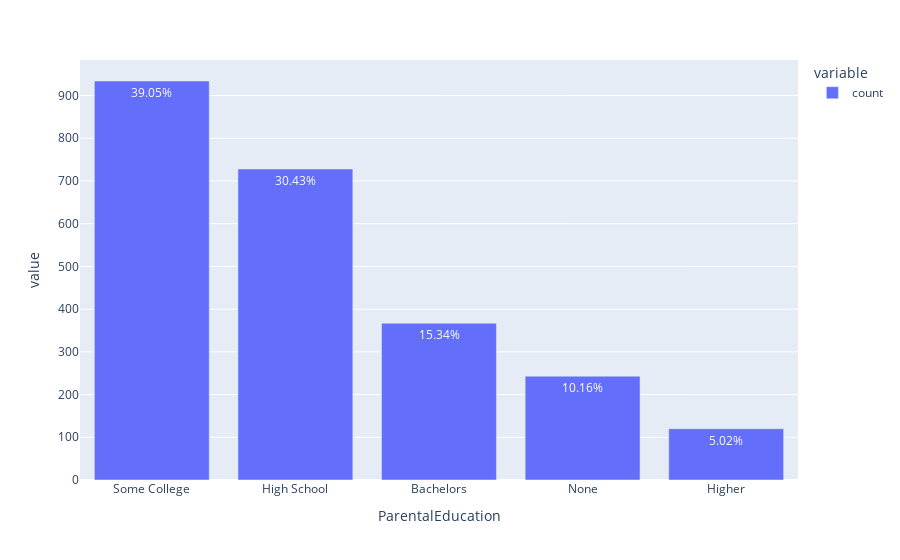

This figure's notebook cell:
### Markdown cell above
### Conclusion

-Caucasians **(50%)**, African Americans **(21%)**, Asians **(20%)**, and others **(9%)**. The dataset has no missing values in the 'Ethnicity' column.

### Code cell
# ParentalEducation: The education level of the parents, coded as follows:
# 0: None
# 1: High School
# 2: Some College
# 3: Bachelor's
# 4: Higher
ParentalEducation_labels = {0: 'None',1: 'High School',2: 'Some College',3: 'Bachelors',4: 'Higher'}
df = data['ParentalEducation'].value_counts().rename(index=ParentalEducation_labels)
df_percent = (df / df.sum()) * 100
fig = px.bar(df,text=df_percent.apply(lambda x: f'{x:.2f}%'))
fig.update_traces(texttemplate='%{text}', textposition='auto')
fig.show()

### Figure 1 — Plotly figure (JSON) as saved in the notebook; plotly's stock layout.template omitted (floating-point values rounded to 4 significant figures)
{"data": [{"alignmentgroup": "True", "hovertemplate": "variable=count<br>ParentalEducation=%{x}<br>value=%{y}<br>text=%{text}<extra></extra>", "legendgroup": "count", "marker": {"color": "#636efa", "pattern": {"shape": ""}}, "name": "count", "offsetgroup": "count", "orientation": "v", "showlegend": true, "text": ["39.05%", "30.43%", "15.34%", "10.16%", "5.02%"], "textposition": "auto", "texttemplate": "%{text}", "type": "bar", "x": ["Some College", "High School", "Bachelors", "None", "Higher"], "xaxis": "x", "y": [934, 728, 367, 243, 120], "yaxis": "y"}], "layout": {"autosize": true, "barmode": "relative", "legend": {"title": {"text": "variable"}, "tracegroupgap": 0}, "margin": {"t": 60}, "xaxis": {"anchor": "y", "autorange": true, "domain": [0, 1], "range": [-0.5, 4.5], "title": {"text": "ParentalEducation"}, "type": "category"}, "yaxis": {"anchor": "x", "autorange": true, "domain": [0, 1], "range": [0, 983.2], "title": {"text": "value"}, "type": "linear"}}}
